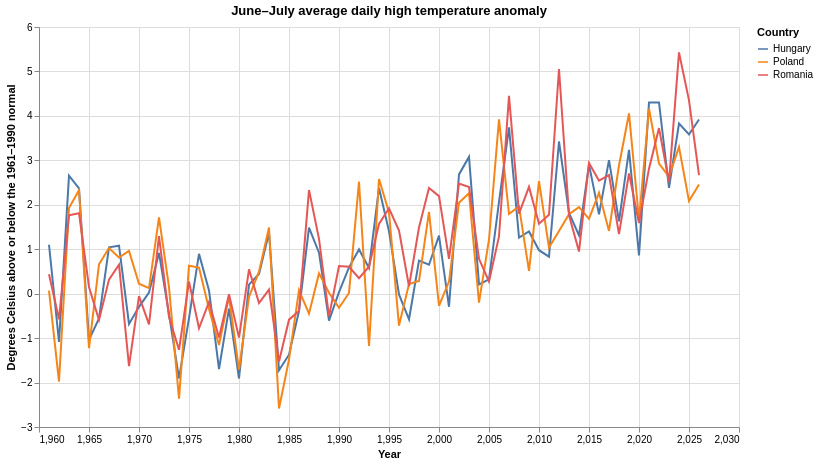

The notebook cell saved with this chart:
### Code cell
alt.Chart(annual).mark_line().encode(
    x=alt.X("year:Q", title="Year"),
    y=alt.Y("anomaly_degC:Q", title="Degrees Celsius above or below the 1961–1990 normal"),
    color=alt.Color("country:N", title="Country"),
    tooltip=[
        alt.Tooltip("country:N", title="Country"),
        alt.Tooltip("year:Q", title="Year"),
        alt.Tooltip("anomaly_degC:Q", title="Anomaly", format=".2f"),
    ],
).properties(
    title="June–July average daily high temperature anomaly",
    width=700,
    height=400,
)

### Figure 1 — Vega-Lite specification as saved in the notebook (floating-point values rounded to 4 significant figures; data arrays with more than 128 entries replaced by an {"elided": "..."} marker saying what was removed)
{"config": {"view": {"continuousWidth": 300, "continuousHeight": 300}}, "data": {"name": "data-f51d34ebf5d5104099fe838906f840d7"}, "mark": {"type": "line"}, "encoding": {"color": {"field": "country", "title": "Country", "type": "nominal"}, "tooltip": [{"field": "country", "title": "Country", "type": "nominal"}, {"field": "year", "title": "Year", "type": "quantitative"}, {"field": "anomaly_degC", "format": ".2f", "title": "Anomaly", "type": "quantitative"}], "x": {"field": "year", "title": "Year", "type": "quantitative"}, "y": {"field": "anomaly_degC", "title": "Degrees Celsius above or below the 1961–1990 normal", "type": "quantitative"}}, "height": 400, "title": "June–July average daily high temperature anomaly", "width": 700, "$schema": "https://vega.github.io/schema/vega-lite/v6.4.1.json", "datasets": {"data-f51d34ebf5d5104099fe838906f840d7": {"elided": "198 records"}}}
